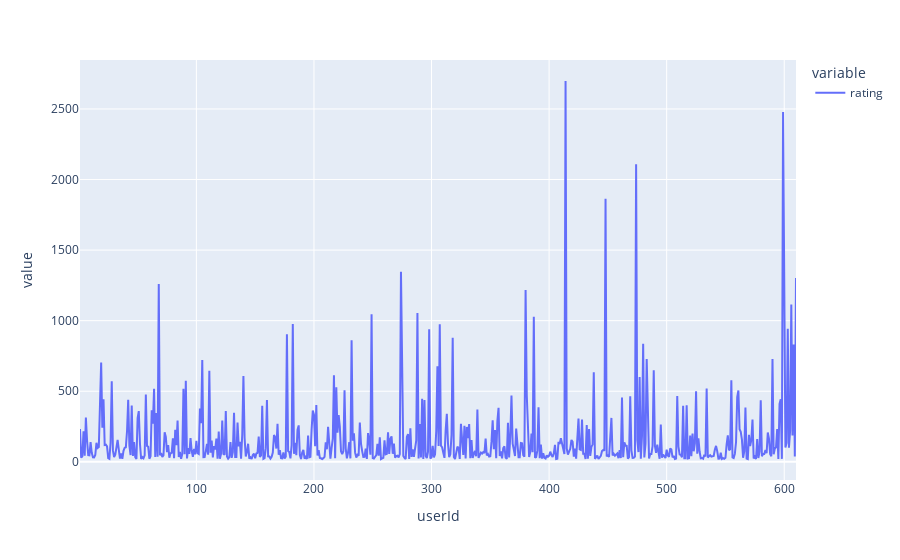

Notebook code cell kept with this figure:
### Code cell
real=df.groupby(['userId'])['rating'].count()
real=pd.DataFrame(real)
fig = px.line(real)
fig.show()

### Figure 1 — Plotly figure (JSON) as saved in the notebook; plotly's stock layout.template omitted (floating-point values rounded to 4 significant figures; data arrays with more than 128 entries replaced by an {"elided": "..."} marker saying what was removed)
{"data": [{"hovertemplate": "variable=rating<br>userId=%{x}<br>value=%{y}<extra></extra>", "legendgroup": "rating", "line": {"color": "#636efa", "dash": "solid"}, "marker": {"symbol": "circle"}, "mode": "lines", "name": "rating", "orientation": "v", "showlegend": true, "type": "scatter", "x": {"elided": "610 int values"}, "xaxis": "x", "y": {"elided": "610 int values"}, "yaxis": "y"}], "layout": {"legend": {"title": {"text": "variable"}, "tracegroupgap": 0}, "margin": {"t": 60}, "xaxis": {"anchor": "y", "domain": [0, 1], "title": {"text": "userId"}}, "yaxis": {"anchor": "x", "domain": [0, 1], "title": {"text": "value"}}}}
